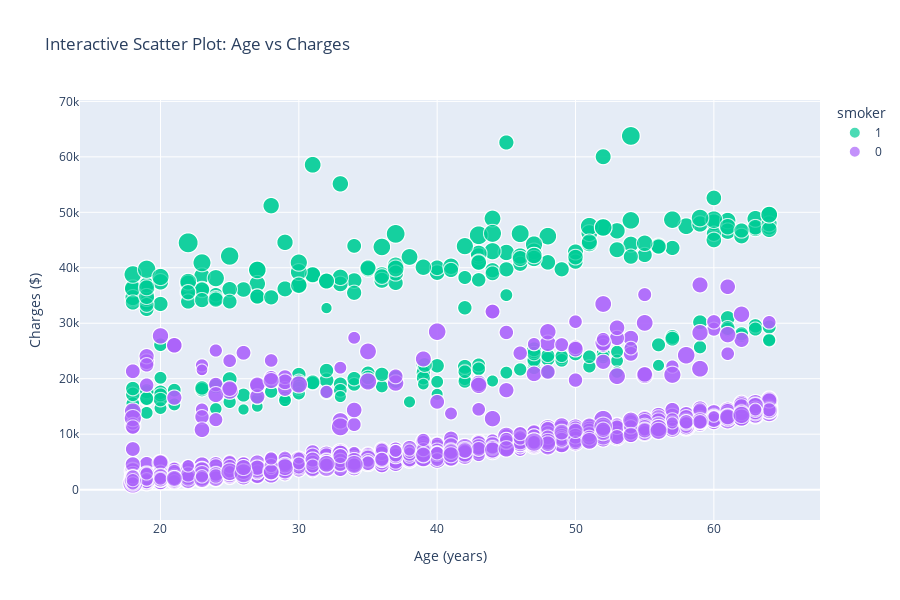
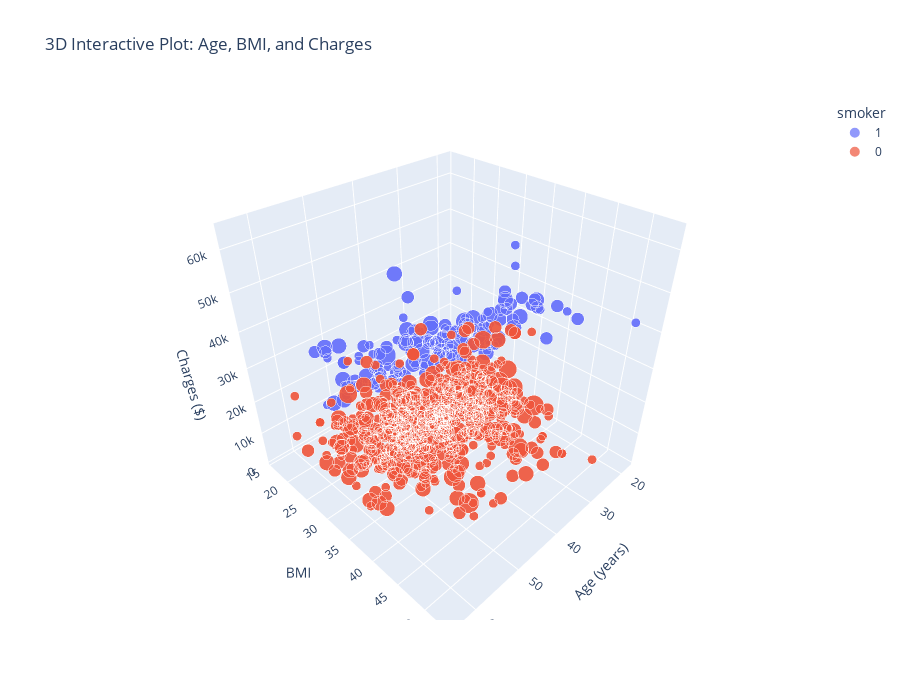
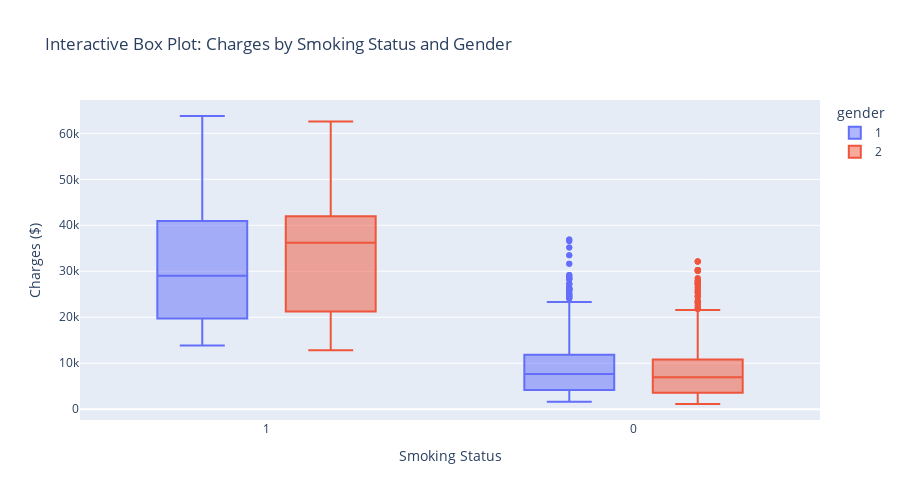
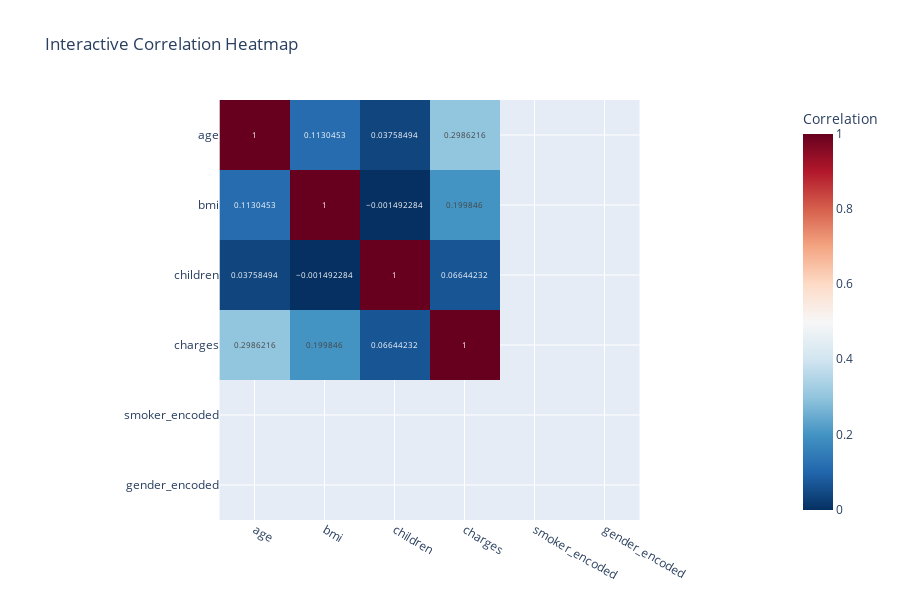

Notebook cell for these charts, in order:
### Markdown cell above
<div style="background: linear-gradient(135deg, #4ecdc4 0%, #44a08d 100%); padding: 20px; border-radius: 10px; margin: 20px 0; color: white; box-shadow: 0 4px 15px rgba(0,0,0,0.1);">
    <h2 style="margin: 0 0 15px 0; font-size: 1.8em; font-weight: 600;">PART 6: INTERACTIVE PLOTLY VISUALIZATIONS</h2>
    <h3 style="margin: 0 0 10px 0; font-size: 1.3em; font-weight: 500;">Objectives:</h3>
    <ul style="margin: 0; padding-left: 20px; line-height: 1.5;">
        <li>Create interactive scatter plots with multiple dimensions</li>
        <li>Build 3D visualizations for complex data relationships</li>
        <li>Implement hover data and dynamic filtering</li>
        <li>Demonstrate advanced Plotly features and customization</li>
        <li>Compare static vs interactive visualization approaches</li>
    </ul>
</div>

### Code cell
# INTERACTIVE PLOTLY VISUALIZATIONS
print("Creating interactive Plotly visualizations...")

# 1. Multi-dimensional interactive scatter plot
fig1 = px.scatter(df, x='age', y='charges', color='smoker', size='bmi',
                 hover_data=['gender', 'children', 'region'],
                 title='Interactive Scatter Plot: Age vs Charges',
                 labels={'charges': 'Charges ($)', 'age': 'Age (years)'},
                 color_discrete_map={'yes': 'red', 'no': 'blue'})
fig1.update_layout(height=600, showlegend=True)
fig1.show()

# 2. 3D scatter plot for complex relationships
fig2 = px.scatter_3d(df, x='age', y='bmi', z='charges', color='smoker',
                    size='children', hover_data=['gender', 'region'],
                    title='3D Interactive Plot: Age, BMI, and Charges',
                    labels={'charges': 'Charges ($)', 'age': 'Age (years)', 'bmi': 'BMI'})
fig2.update_layout(height=700)
fig2.show()

# 3. Interactive box plot with grouping
fig3 = px.box(df, x='smoker', y='charges', color='gender',
              title='Interactive Box Plot: Charges by Smoking Status and Gender',
              labels={'charges': 'Charges ($)', 'smoker': 'Smoking Status'})
fig3.update_layout(height=500)
fig3.show()

# 4. Interactive correlation heatmap
fig4 = px.imshow(correlation_matrix, 
                text_auto=True, 
                color_continuous_scale='RdBu_r',
                title='Interactive Correlation Heatmap',
                labels=dict(color="Correlation"))
fig4.update_layout(height=600)
fig4.show()

# 5. Custom interactive plot with Go.Figure
if 'age' in df.columns:
    # Create advanced plot using graph objects
    fig5 = go.Figure()
    
    # Add traces for different smoker categories
    for smoker_status in df['smoker'].unique():
        subset = df[df['smoker'] == smoker_status]
        fig5.add_trace(go.Scatter(
            x=subset['age'],
            y=subset['charges'],
            mode='markers',
            name=f'Smoker: {smoker_status}',
            hovertemplate='<b>Age:</b> %{x}<br><b>Charges:</b> $%{y:,.0f}<br><b>Smoker:</b> ' + smoker_status,
            marker=dict(size=8, opacity=0.6)
        ))
    
    fig5.update_layout(
        title='Interactive Age vs Charges by Smoking Status',
        xaxis_title='Age',
        yaxis_title='Charges ($)',
        hovermode='closest',
        height=500
    )
    fig5.show()

# Advanced Plotly capabilities demonstrated
print("Advanced Plotly Features Demonstrated:")
print("  Multi-dimensional scatter plots with size and color encoding")
print("  3D visualizations for exploring complex relationships")
print("  Interactive hover data with custom formatting")
print("  Dynamic color mapping and legends")
print("  Responsive layout optimization")
print("  Custom graph objects for advanced control")

### Figure 1 — Plotly figure (JSON) as saved in the notebook; plotly's stock layout.template omitted (floating-point values rounded to 4 significant figures; data arrays with more than 128 entries replaced by an {"elided": "..."} marker saying what was removed)
{"data": [{"customdata": {"elided": "564x3 int values"}, "hovertemplate": "smoker=1<br>Age (years)=%{x}<br>Charges ($)=%{y}<br>bmi=%{marker.size}<br>gender=%{customdata[0]}<br>children=%{customdata[1]}<br>region=%{customdata[2]}<extra></extra>", "legendgroup": "1", "marker": {"color": "#00cc96", "size": {"elided": "564 float values"}, "sizemode": "area", "sizeref": 0.1328, "symbol": "circle"}, "mode": "markers", "name": "1", "showlegend": true, "type": "scattergl", "x": {"elided": "564 float values"}, "xaxis": "x", "y": {"elided": "564 float values"}, "yaxis": "y"}, {"customdata": {"elided": "2208x3 int values"}, "hovertemplate": "smoker=0<br>Age (years)=%{x}<br>Charges ($)=%{y}<br>bmi=%{marker.size}<br>gender=%{customdata[0]}<br>children=%{customdata[1]}<br>region=%{customdata[2]}<extra></extra>", "legendgroup": "0", "marker": {"color": "#ab63fa", "size": {"elided": "2208 float values"}, "sizemode": "area", "sizeref": 0.1328, "symbol": "circle"}, "mode": "markers", "name": "0", "showlegend": true, "type": "scattergl", "x": {"elided": "2208 float values"}, "xaxis": "x", "y": {"elided": "2208 float values"}, "yaxis": "y"}], "layout": {"height": 600, "legend": {"itemsizing": "constant", "title": {"text": "smoker"}, "tracegroupgap": 0}, "showlegend": true, "title": {"text": "Interactive Scatter Plot: Age vs Charges"}, "xaxis": {"anchor": "y", "domain": [0, 1], "title": {"text": "Age (years)"}}, "yaxis": {"anchor": "x", "domain": [0, 1], "title": {"text": "Charges ($)"}}}}

### Figure 2 — Plotly figure (JSON) as saved in the notebook; plotly's stock layout.template omitted (floating-point values rounded to 4 significant figures; data arrays with more than 128 entries replaced by an {"elided": "..."} marker saying what was removed)
{"data": [{"customdata": {"elided": "564x2 int values"}, "hovertemplate": "smoker=1<br>Age (years)=%{x}<br>BMI=%{y}<br>Charges ($)=%{z}<br>children=%{marker.size}<br>gender=%{customdata[0]}<br>region=%{customdata[1]}<extra></extra>", "legendgroup": "1", "marker": {"color": "#636efa", "size": {"elided": "564 int values"}, "sizemode": "area", "sizeref": 0.0125, "symbol": "circle"}, "mode": "markers", "name": "1", "scene": "scene", "showlegend": true, "type": "scatter3d", "x": {"elided": "564 float values"}, "y": {"elided": "564 float values"}, "z": {"elided": "564 float values"}}, {"customdata": {"elided": "2208x2 int values"}, "hovertemplate": "smoker=0<br>Age (years)=%{x}<br>BMI=%{y}<br>Charges ($)=%{z}<br>children=%{marker.size}<br>gender=%{customdata[0]}<br>region=%{customdata[1]}<extra></extra>", "legendgroup": "0", "marker": {"color": "#EF553B", "size": {"elided": "2208 int values"}, "sizemode": "area", "sizeref": 0.0125, "symbol": "circle"}, "mode": "markers", "name": "0", "scene": "scene", "showlegend": true, "type": "scatter3d", "x": {"elided": "2208 float values"}, "y": {"elided": "2208 float values"}, "z": {"elided": "2208 float values"}}], "layout": {"height": 700, "legend": {"itemsizing": "constant", "title": {"text": "smoker"}, "tracegroupgap": 0}, "scene": {"domain": {"x": [0, 1], "y": [0, 1]}, "xaxis": {"title": {"text": "Age (years)"}}, "yaxis": {"title": {"text": "BMI"}}, "zaxis": {"title": {"text": "Charges ($)"}}}, "title": {"text": "3D Interactive Plot: Age, BMI, and Charges"}}}

### Figure 3 — Plotly figure (JSON) as saved in the notebook; plotly's stock layout.template omitted (floating-point values rounded to 4 significant figures; data arrays with more than 128 entries replaced by an {"elided": "..."} marker saying what was removed)
{"data": [{"alignmentgroup": "True", "hovertemplate": "gender=1<br>Smoking Status=%{x}<br>Charges ($)=%{y}<extra></extra>", "legendgroup": "1", "marker": {"color": "#636efa"}, "name": "1", "notched": false, "offsetgroup": "1", "orientation": "v", "showlegend": true, "type": "box", "x": {"elided": "1366 str values"}, "x0": " ", "xaxis": "x", "y": {"elided": "1366 float values"}, "y0": " ", "yaxis": "y"}, {"alignmentgroup": "True", "hovertemplate": "gender=2<br>Smoking Status=%{x}<br>Charges ($)=%{y}<extra></extra>", "legendgroup": "2", "marker": {"color": "#EF553B"}, "name": "2", "notched": false, "offsetgroup": "2", "orientation": "v", "showlegend": true, "type": "box", "x": {"elided": "1406 str values"}, "x0": " ", "xaxis": "x", "y": {"elided": "1406 float values"}, "y0": " ", "yaxis": "y"}], "layout": {"boxmode": "group", "height": 500, "legend": {"title": {"text": "gender"}, "tracegroupgap": 0}, "title": {"text": "Interactive Box Plot: Charges by Smoking Status and Gender"}, "xaxis": {"anchor": "y", "domain": [0, 1], "title": {"text": "Smoking Status"}}, "yaxis": {"anchor": "x", "domain": [0, 1], "title": {"text": "Charges ($)"}}}}

### Figure 4 — Plotly figure (JSON) as saved in the notebook; plotly's stock layout.template omitted (floating-point values rounded to 4 significant figures)
{"data": [{"coloraxis": "coloraxis", "hovertemplate": "x: %{x}<br>y: %{y}<br>Correlation: %{z}<extra></extra>", "name": "0", "texttemplate": "%{z}", "type": "heatmap", "x": ["age", "bmi", "children", "charges", "smoker_encoded", "gender_encoded"], "xaxis": "x", "y": ["age", "bmi", "children", "charges", "smoker_encoded", "gender_encoded"], "yaxis": "y", "z": [[1.0, 0.113, 0.03758, 0.2986, NaN, NaN], [0.113, 1.0, -0.001492, 0.1998, NaN, NaN], [0.03758, -0.001492, 1.0, 0.06644, NaN, NaN], [0.2986, 0.1998, 0.06644, 1.0, NaN, NaN], [NaN, NaN, NaN, NaN, NaN, NaN], [NaN, NaN, NaN, NaN, NaN, NaN]]}], "layout": {"coloraxis": {"colorbar": {"title": {"text": "Correlation"}}, "colorscale": [[0, "rgb(5,48,97)"], [0.1, "rgb(33,102,172)"], [0.2, "rgb(67,147,195)"], [0.3, "rgb(146,197,222)"], [0.4, "rgb(209,229,240)"], [0.5, "rgb(247,247,247)"], [0.6, "rgb(253,219,199)"], [0.7, "rgb(244,165,130)"], [0.8, "rgb(214,96,77)"], [0.9, "rgb(178,24,43)"], [1, "rgb(103,0,31)"]]}, "height": 600, "title": {"text": "Interactive Correlation Heatmap"}, "xaxis": {"anchor": "y", "constrain": "domain", "domain": [0, 1], "scaleanchor": "y"}, "yaxis": {"anchor": "x", "autorange": "reversed", "constrain": "domain", "domain": [0, 1]}}}
